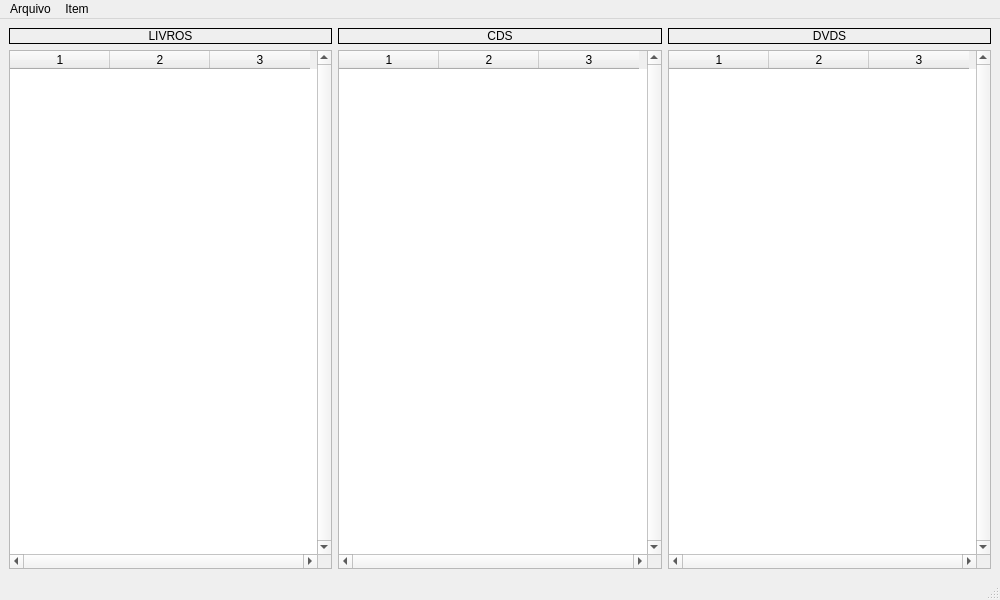
<?xml version="1.0" encoding="UTF-8"?>
<ui version="4.0">
 <class>MainLojaQT</class>
 <widget class="QMainWindow" name="MainLojaQT">
  <property name="geometry">
   <rect>
    <x>0</x>
    <y>0</y>
    <width>1000</width>
    <height>600</height>
   </rect>
  </property>
  <property name="windowTitle">
   <string>Estoque em loja</string>
  </property>
  <widget class="QWidget" name="centralwidget">
   <layout class="QGridLayout" name="gridLayout">
    <item row="0" column="0">
     <widget class="QLabel" name="label_livro">
      <property name="autoFillBackground">
       <bool>true</bool>
      </property>
      <property name="styleSheet">
       <string notr="true">lightgray</string>
      </property>
      <property name="frameShape">
       <enum>QFrame::Box</enum>
      </property>
      <property name="frameShadow">
       <enum>QFrame::Plain</enum>
      </property>
      <property name="text">
       <string>LIVROS</string>
      </property>
      <property name="scaledContents">
       <bool>false</bool>
      </property>
      <property name="alignment">
       <set>Qt::AlignCenter</set>
      </property>
     </widget>
    </item>
    <item row="0" column="1">
     <widget class="QLabel" name="label_cds">
      <property name="autoFillBackground">
       <bool>true</bool>
      </property>
      <property name="styleSheet">
       <string notr="true">lightgray</string>
      </property>
      <property name="frameShape">
       <enum>QFrame::Box</enum>
      </property>
      <property name="text">
       <string>CDS</string>
      </property>
      <property name="alignment">
       <set>Qt::AlignCenter</set>
      </property>
     </widget>
    </item>
    <item row="0" column="2">
     <widget class="QLabel" name="label_dvds">
      <property name="autoFillBackground">
       <bool>true</bool>
      </property>
      <property name="styleSheet">
       <string notr="true">lightgray</string>
      </property>
      <property name="frameShape">
       <enum>QFrame::Box</enum>
      </property>
      <property name="text">
       <string>DVDS</string>
      </property>
      <property name="alignment">
       <set>Qt::AlignCenter</set>
      </property>
     </widget>
    </item>
    <item row="1" column="0">
     <widget class="QTableWidget" name="tabela_livros">
      <property name="verticalScrollBarPolicy">
       <enum>Qt::ScrollBarAlwaysOn</enum>
      </property>
      <property name="horizontalScrollBarPolicy">
       <enum>Qt::ScrollBarAlwaysOn</enum>
      </property>
      <property name="columnCount">
       <number>3</number>
      </property>
      <attribute name="verticalHeaderVisible">
       <bool>false</bool>
      </attribute>
      <column/>
      <column/>
      <column/>
     </widget>
    </item>
    <item row="1" column="1">
     <widget class="QTableWidget" name="tabela_cds">
      <property name="verticalScrollBarPolicy">
       <enum>Qt::ScrollBarAlwaysOn</enum>
      </property>
      <property name="horizontalScrollBarPolicy">
       <enum>Qt::ScrollBarAlwaysOn</enum>
      </property>
      <property name="tabKeyNavigation">
       <bool>false</bool>
      </property>
      <property name="selectionMode">
       <enum>QAbstractItemView::SingleSelection</enum>
      </property>
      <property name="selectionBehavior">
       <enum>QAbstractItemView::SelectRows</enum>
      </property>
      <property name="columnCount">
       <number>3</number>
      </property>
      <attribute name="verticalHeaderVisible">
       <bool>false</bool>
      </attribute>
      <column/>
      <column/>
      <column/>
     </widget>
    </item>
    <item row="1" column="2">
     <widget class="QTableWidget" name="tabela_dvds">
      <property name="verticalScrollBarPolicy">
       <enum>Qt::ScrollBarAlwaysOn</enum>
      </property>
      <property name="horizontalScrollBarPolicy">
       <enum>Qt::ScrollBarAlwaysOn</enum>
      </property>
      <property name="columnCount">
       <number>3</number>
      </property>
      <attribute name="horizontalHeaderDefaultSectionSize">
       <number>100</number>
      </attribute>
      <attribute name="verticalHeaderVisible">
       <bool>false</bool>
      </attribute>
      <column/>
      <column/>
      <column/>
     </widget>
    </item>
   </layout>
  </widget>
  <widget class="QMenuBar" name="menubar">
   <property name="geometry">
    <rect>
     <x>0</x>
     <y>0</y>
     <width>1000</width>
     <height>22</height>
    </rect>
   </property>
   <widget class="QMenu" name="menuArquivo">
    <property name="title">
     <string>Arquivo</string>
    </property>
    <addaction name="actionLer"/>
    <addaction name="actionSalvar"/>
    <addaction name="separator"/>
    <addaction name="actionSair"/>
   </widget>
   <widget class="QMenu" name="menuItem">
    <property name="title">
     <string>Item</string>
    </property>
   </widget>
   <addaction name="menuArquivo"/>
   <addaction name="menuItem"/>
  </widget>
  <widget class="QStatusBar" name="statusbar"/>
  <action name="actionLer">
   <property name="text">
    <string>Ler</string>
   </property>
  </action>
  <action name="actionSalvar">
   <property name="text">
    <string>Salvar</string>
   </property>
  </action>
  <action name="actionSair">
   <property name="text">
    <string>Sair</string>
   </property>
  </action>
 </widget>
 <resources/>
 <connections/>
</ui>
